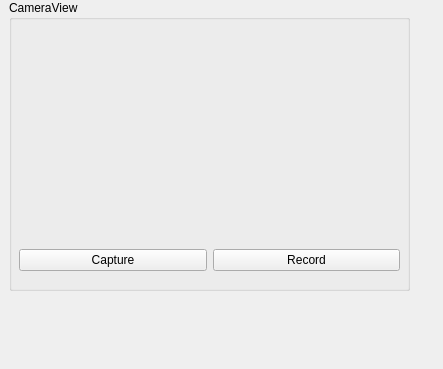
<?xml version="1.0" encoding="UTF-8"?>
<ui version="4.0">
 <class>Widget</class>
 <widget class="QWidget" name="Widget">
  <property name="geometry">
   <rect>
    <x>0</x>
    <y>0</y>
    <width>443</width>
    <height>369</height>
   </rect>
  </property>
  <property name="windowTitle">
   <string>Detect4U</string>
  </property>
  <widget class="QGroupBox" name="groupBox">
   <property name="geometry">
    <rect>
     <x>9</x>
     <y>0</y>
     <width>401</width>
     <height>291</height>
    </rect>
   </property>
   <property name="title">
    <string>CameraView</string>
   </property>
   <widget class="QWidget" name="layoutWidget">
    <property name="geometry">
     <rect>
      <x>10</x>
      <y>240</y>
      <width>381</width>
      <height>41</height>
     </rect>
    </property>
    <layout class="QHBoxLayout" name="horizontalLayout">
     <item>
      <widget class="CaptureButton" name="capture_button">
       <property name="text">
        <string>Capture</string>
       </property>
       <property name="checkable">
        <bool>true</bool>
       </property>
       <property name="checked">
        <bool>false</bool>
       </property>
      </widget>
     </item>
     <item>
      <widget class="RecordButton" name="record_button">
       <property name="text">
        <string>Record</string>
       </property>
       <property name="checkable">
        <bool>true</bool>
       </property>
       <property name="checked">
        <bool>false</bool>
       </property>
      </widget>
     </item>
    </layout>
   </widget>
   <widget class="CameraViewer" name="camera_viewer" native="true">
    <property name="geometry">
     <rect>
      <x>9</x>
      <y>29</y>
      <width>381</width>
      <height>201</height>
     </rect>
    </property>
   </widget>
  </widget>
 </widget>
 <customwidgets>
  <customwidget>
   <class>RecordButton</class>
   <extends>QPushButton</extends>
   <header>RecordButton.h</header>
  </customwidget>
  <customwidget>
   <class>CameraViewer</class>
   <extends>QWidget</extends>
   <header>CameraViewer.h</header>
   <container>1</container>
   <slots>
    <slot>start_record()</slot>
    <slot>stop_record()</slot>
   </slots>
  </customwidget>
  <customwidget>
   <class>CaptureButton</class>
   <extends>QPushButton</extends>
   <header>CaptureButton.h</header>
  </customwidget>
 </customwidgets>
 <resources/>
 <connections/>
 <slots>
  <slot>start_recording()</slot>
 </slots>
</ui>
